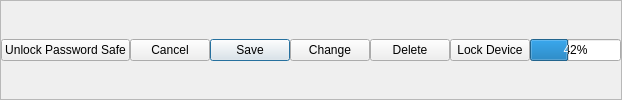
    <widget class="QFrame" name="frame_13">
     <property name="sizePolicy">
      <sizepolicy hsizetype="Preferred" vsizetype="Fixed">
       <horstretch>0</horstretch>
       <verstretch>0</verstretch>
      </sizepolicy>
     </property>
     <property name="minimumSize">
      <size>
       <width>0</width>
       <height>100</height>
      </size>
     </property>
     <property name="maximumSize">
      <size>
       <width>16777215</width>
       <height>25</height>
      </size>
     </property>
     <property name="frameShape">
      <enum>QFrame::StyledPanel</enum>
     </property>
     <property name="frameShadow">
      <enum>QFrame::Raised</enum>
     </property>
     <layout class="QHBoxLayout" name="horizontalLayout_10">
      <property name="spacing">
       <number>0</number>
      </property>
      <property name="leftMargin">
       <number>0</number>
      </property>
      <property name="topMargin">
       <number>0</number>
      </property>
      <property name="rightMargin">
       <number>0</number>
      </property>
      <property name="bottomMargin">
       <number>0</number>
      </property>
      <item>
       <widget class="QPushButton" name="PWS_ButtonEnable">
        <property name="text">
         <string>Unlock Password Safe</string>
        </property>
        <property name="icon">
         <iconset>
          <normaloff>:/images/new/icon_safe.svg</normaloff>:/images/new/icon_safe.svg</iconset>
        </property>
       </widget>
      </item>
      <item>
       <widget class="QPushButton" name="PWS_ButtonClose">
        <property name="maximumSize">
         <size>
          <width>200</width>
          <height>16777215</height>
         </size>
        </property>
        <property name="text">
         <string>Cancel</string>
        </property>
       </widget>
      </item>
      <item>
       <widget class="QPushButton" name="PWS_ButtonSaveSlot">
        <property name="maximumSize">
         <size>
          <width>200</width>
          <height>16777215</height>
         </size>
        </property>
        <property name="text">
         <string>Save</string>
        </property>
        <property name="autoDefault">
         <bool>true</bool>
        </property>
        <property name="default">
         <bool>true</bool>
        </property>
       </widget>
      </item>
      <item>
       <widget class="QPushButton" name="ButtonChangeSlot">
        <property name="text">
         <string>Change</string>
        </property>
       </widget>
      </item>
      <item>
       <widget class="QPushButton" name="PWS_ButtonDelete">
        <property name="maximumSize">
         <size>
          <width>80</width>
          <height>16777215</height>
         </size>
        </property>
        <property name="text">
         <string>Delete</string>
        </property>
        <property name="checkable">
         <bool>true</bool>
        </property>
       </widget>
      </item>
      <item>
       <widget class="QPushButton" name="PWS_Lock">
        <property name="text">
         <string>Lock Device</string>
        </property>
       </widget>
      </item>
      <item>
       <widget class="QProgressBar" name="PWS_progressBar">
        <property name="sizePolicy">
         <sizepolicy hsizetype="Fixed" vsizetype="Fixed">
          <horstretch>0</horstretch>
          <verstretch>0</verstretch>
         </sizepolicy>
        </property>
        <property name="value">
         <number>42</number>
        </property>
       </widget>
      </item>
     </layout>
    </widget>
